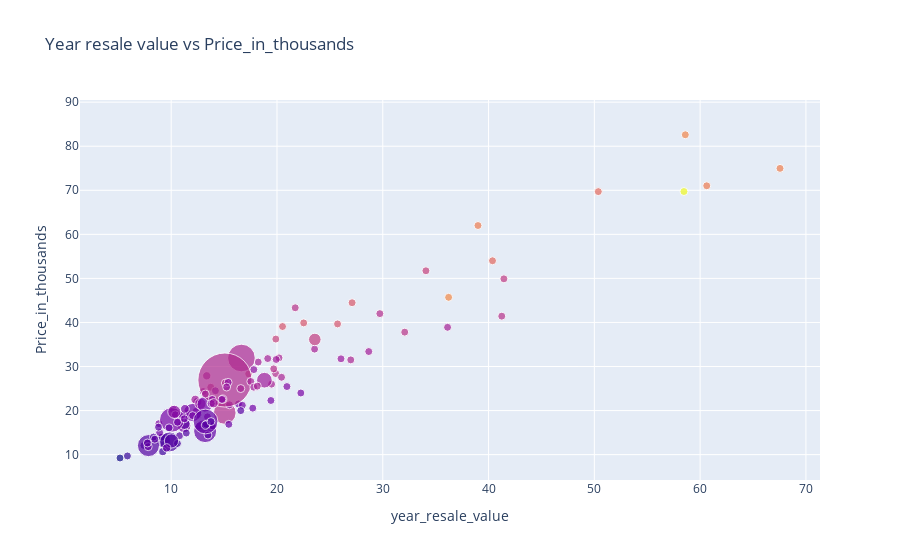

The code cell stored with this chart in its notebook:
### Code cell
trace=go.Scatter(
    x=df.__year_resale_value,
    y=df.Price_in_thousands,
    mode='markers',
    marker =dict(color=df.Power_perf_factor,size=(df.Sales_in_thousands/10),sizemin=4),
    text=(df.Model))

data = [trace]
layout = dict(title = 'Year resale value vs Price_in_thousands',
              xaxis= dict(title= 'year_resale_value',ticklen= 5,zeroline= False),
              yaxis= dict(title= 'Price_in_thousands',ticklen= 5,zeroline= False)
             )
fig = dict(data = data, layout = layout)
iplot(fig)

### Figure 1 — Plotly figure (JSON) as saved in the notebook; plotly's stock layout.template omitted (floating-point values rounded to 4 significant figures; data arrays with more than 128 entries replaced by an {"elided": "..."} marker saying what was removed)
{"data": [{"marker": {"color": {"elided": "157 float values"}, "size": {"elided": "157 float values"}, "sizemin": 4}, "mode": "markers", "text": {"elided": "157 str values"}, "type": "scatter", "x": {"elided": "157 float values"}, "y": {"elided": "157 float values"}}], "layout": {"title": {"text": "Year resale value vs Price_in_thousands"}, "xaxis": {"ticklen": 5, "title": {"text": "year_resale_value"}, "zeroline": false}, "yaxis": {"ticklen": 5, "title": {"text": "Price_in_thousands"}, "zeroline": false}}}
